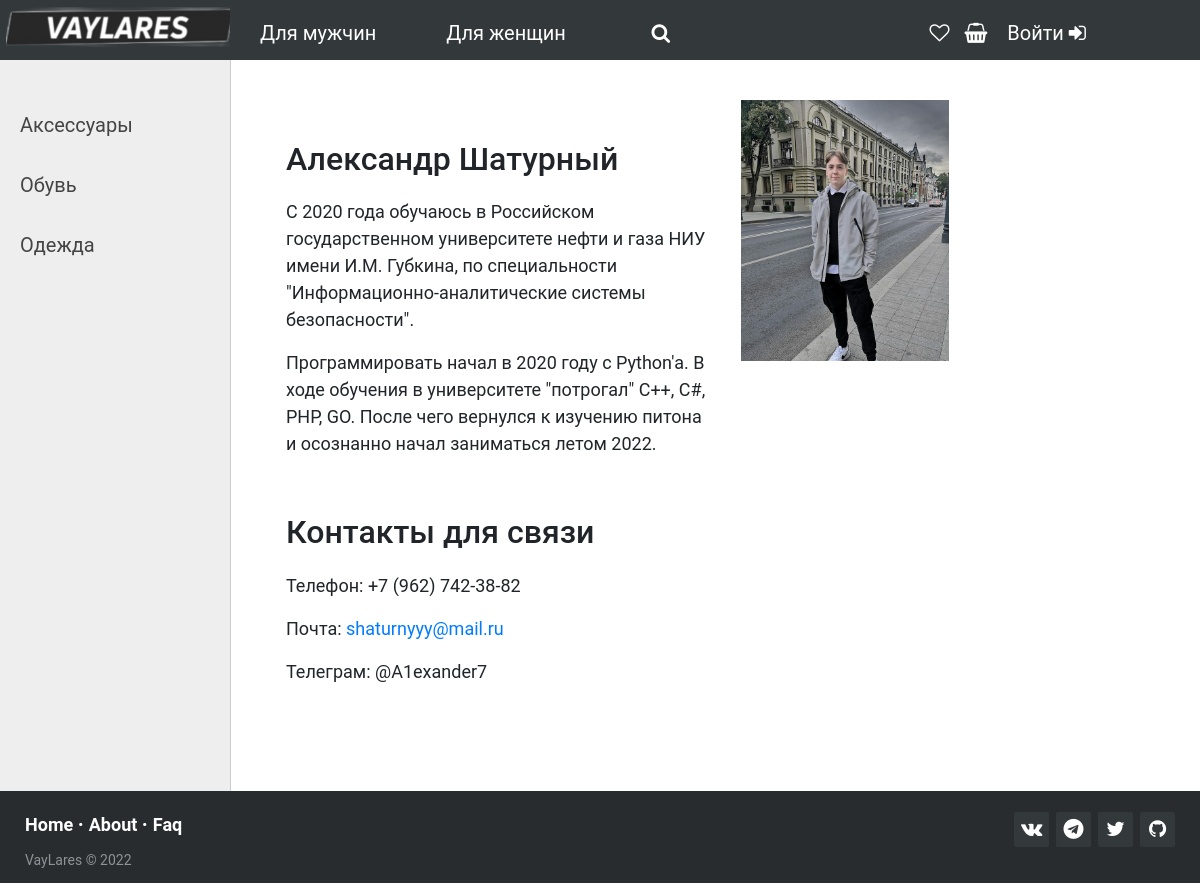
The page /about/ on the database its author committed.
### clothes/models.py (models this page shows, shortened)
class Category(models.Model):
    category_name = models.CharField(max_length=100, db_index=True)
    slug = models.SlugField(max_length=255, unique=True, db_index=True, verbose_name="URL", null=True)
    def get_absolute_url(self):
        return reverse('category', kwargs={'category_slug': self.slug})
    class Meta:  # Используется в админ-панели
        verbose_name = 'Категории'
        verbose_name_plural = 'Категории'
        ordering = ['id']

### clothes/views.py (the view)
# urls.py: path('about/', About.as_view(), name='about'),
class About(DataMixin, ListView):
    model = Clothes
    template_name = 'clothes/about.html'
    allow_empty = False
    def get_context_data(self, *, object_list=None, **kwargs):
        context = super().get_context_data(**kwargs)
        c_def = self.get_user_context(title='О сайте')
        return dict(list(context.items()) + list(c_def.items()))

### cart/cart.py (called while the page is built)
    def __len__(self):
        return sum(item['quantity'] for item in self.cart.values())

### cart/context_processors.py (called while the page is built)
def cart(request):
    return {'cart': Cart(request)}

### clothes/Favourites.py (called while the page is built)
    def __len__(self):
        return len(self.fav)

### clothes/context_processors.py (called while the page is built)
def fav(request):
    return {'fav': Favour(request)}

### clothes/templates/clothes/about.html (shortened to what this page needs)
{% extends 'clothes/base.html' %}
{% block styles %}
{% load static %}
<link rel="stylesheet" href="https://stackpath.bootstrapcdn.com/bootstrap/4.3.1/css/bootstrap.min.css"
>
{% endblock %}
{% block content %}
<body>
<div class="container">
    <div class="row">
        <div class="col-12 col-sm-12 col-md-6 col-lg-6 col-xl-6">
            <h2>Александр Шатурный</h2>
            <p>С 2020 года обучаюсь в Российском государственном университете нефти и газа НИУ имени И.М. Губкина, по
                специальности
                "Информационно-аналитические системы безопасности".</p>
            <p> Программировать начал в 2020 году с Python'а. В ходе обучения в университете "потрогал" C++, С#, PHP, GO.
                После чего вернулся к изучению питона и осознанно начал заниматься летом 2022.</p>
        </div>
        <div class="col-12 col-sm-12 col-md-6 col-lg-6 col-xl-6">
            <img src="{% static 'clothes/images/about.jpg' %}">
        </div>
    </div>
</div>
<div class="container">
    <div class="row">
        <div class="col-12">
            <h2>Контакты для связи</h2>
            <p>Телефон: +7 (962) 742-38-82</p>
            <p>Почта: <a href="mailto: shaturnyyy@mail.ru">shaturnyyy@mail.ru</a></p>
            <p>Телеграм: @A1exander7</p>
        </div>
    </div>
</div>
</body>
{% endblock content %}

### clothes/templates/clothes/base.html (shortened to what this page needs)
{% load static %}
<!DOCTYPE html>
<html lang="ru">
<head>
    <link type="text/css" href="{% static 'clothes/css/styles.css' %}" rel="stylesheet"/>
    <link href="//netdna.bootstrapcdn.com/font-awesome/4.7.0/css/font-awesome.css" rel="stylesheet"/>
    {% block styles %}
    {% endblock %}
</head>
<body>
{% block header %}
<div class="header">
    <ul id="mainmenu" class="mainmenu">
        <li class="logo">
            <a href="{% url 'home' %}">
                <div class="logo"></div>
            </a>
        </li>
        {% for m in menu %}
        {% if m.title == gender_selected %}
        <li class="gender-selected">{{m.title}}</li>
        {% else %}
        <li><a href="{% url m.url_name %}">{{m.title}}</a></li>
        {% endif %}
        {% endfor %}
        <li>
            <div class="search-box">
                <form name="search" action="{% url 'home' %}">
                    <button class="btn-search"><i class="fa fa-search"></i></button>
                    <input type="text" class="input-search" placeholder="Поиск..." name="search">
                </form>
            </div>
        </li>
        <div class="last">
            <li style="	margin: 18px 10px 0 0">
                {% with cart_items=cart|length %}
                {% with fav_items=fav|length %}
                <span class="cart-icon">
                    <a class="fa fa-heart-o" href="{% url 'fav_detail' %}"></a>
                </span>
                <span class="cart-icon">
                    <a class="fa fa-shopping-basket" href="{% url 'cart:cart_detail' %}"></a>
            </span>
            </li>
            <li style="	margin: 18px 114px 0 0">
                {% if request.user.is_authenticated %}
                <a href="{% url 'profile' %}" class="submenu-link"><i class="fa fa-user-circle"></i></a>
                <ul class="submenu">
                    {% for s_m in submenu %}
                    <li><a href="{% url s_m.url_name %}">{{s_m.title}}</a></li>
                    {% endfor %}
                </ul>
                {% else %}
                <a href="{% url 'login' %}">Войти <i class="fa fa-sign-in"> </i></a>
                {% endif %}
            </li>
        </div>
    </ul>
    {% endwith %}
    {% endwith %}
</div>
{% endblock header %}
<table class="table-content" border=0 cellpadding="0" cellspacing="0">
    <tr>
        <td valign="top" class="left-chapters">
            <ul id="leftchapters">
                {% for c in cats %}
                {% if c.clothes__count > 0 %}
                {% if c.pk == cat_selected %}
                <li class="selected">{{c.category_name}}</li>
                {% for sc in subcats %}
                {% if sc.category_id == c.pk %}
                {% if sc.pk == subcat_selected %}
                <li class="subselected">{{sc.subcategory_name}}</li>
                {% else %}
                <li><a class="subcat" href="{{ sc.get_absolute_url }}">{{sc.subcategory_name}}</a></li>
                {% endif %}
                {% endif %}
                {% endfor %}
                {% else %}
                <li><a href="{{ c.get_absolute_url }}">{{c.category_name}}</a></li>
                {% endif %}
                {% endif %}
                {% endfor %}
            </ul>
        </td>
        <td valign="top" class="content">
            {% block content %}
            {% endblock %}
        </td>
    </tr>
</table>
<footer class="footer-distributed">
    <div class="footer-right">
        <a href="https://vk.com/lex_faesinop"><i class="fa fa-vk"></i></a>
        <a href="https://t.me/A1exander7"><i class="fa fa-telegram"></i></a>
        <a href="https://www.twitter.com"><i class="fa fa-twitter"></i></a>
        <a href="https://github.com/FaEsinoP"><i class="fa fa-github"></i></a>
    </div>
    <div class="footer-left">
        <p class="footer-links">
            <a class="link-1" href="{% url 'home' %}">Home</a>
            <a href="{% url 'about' %}">About</a>
            <a href="{% url 'faq' %}">Faq</a>
        </p>
        <p>VayLares &copy; 2022</p>
    </div>
</footer>
</body>
</html>

### clothes/static/clothes/css/styles.css (style rules this page uses)
* { box-sizing: border-box; margin:0; padding:0; }
html { height: 100%; }
body { margin: 0; min-height: 100%; display: grid; grid-template-rows: auto 1fr auto; grid-template-rows: auto 1fr auto; }
.content { width:100%; padding: 40px 20px 20px 40px; padding-bottom: 90px; }
.header { background: #33383b; height: 60px; }
ul.mainmenu:after { content: ""; display: table; clear: both; }
ul.mainmenu { list-style: none; margin: 0; padding: 0; height: 60px; font-size: 20px; }
ul.mainmenu li { float: left; position: relative; margin: 18px 40px 0 30px; }
ul.mainmenu li.logo { margin: 0; }
.last { float: right; margin-left: 10px; color: #ffffff; }
ul.mainmenu li a { color: #ffffff; text-decoration: none; }
.logo { background: url('../images/logo.png') no-repeat 6px 7px; width: 230px; height: 50px; }
a { text-decoration: none; color: black; }
.table-content { width: 100%; min-height: 100%; height: 100%; }
.left-chapters { margin: 0; background: #eee; border-right: 0.5px solid #ccc; min-height: 100%; }
.left-chapters ul { width: 230px; min-height: 100%; margin: 0; padding: 20px 10px 10px 20px; list-style: none; font-size: 20px; }
.left-chapters ul li { margin: 30px 0 0 0; color: #999; }
.left-chapters ul li a { color: #444; text-decoration: none; }
* { font-family: Roboto; }
.footer-distributed { background-color: #292c2f; box-shadow: 0 1px 1px 0 rgba(0, 0, 0, 0.12); box-sizing: border-box; width: 100%; text-align: left; font: normal 16px sans-serif; padding: 15px 25px; }
.footer-distributed .footer-left p { color: #8f9296; font-size: 14px; margin: 0; }
.footer-distributed p.footer-links { font-size: 18px; font-weight: bold; color: #ffffff; margin: 0 0 10px; padding: 0; transition: ease .25s; }
.footer-distributed p.footer-links a { display: inline-block; line-height: 1.8; text-decoration: none; color: inherit; transition: ease .25s; }
.footer-distributed .footer-links a:before { content: "·"; font-size: 20px; left: 0; color: #fff; display: inline-block; padding-right: 5px; }
.footer-distributed .footer-links .link-1:before { content: none; }
.footer-distributed .footer-right { float: right; margin-top: 6px; max-width: 180px; }
.footer-distributed .footer-right a { display: inline-block; width: 35px; height: 35px; background-color: #33383b; border-radius: 2px; font-size: 20px; color: #ffffff; text-align: center; line-height: 35px; margin-left: 3px; transition:all .25s; }
img { max-width: 150px; }
.container { width: 100%; padding-right: 15px; padding-left: 15px; margin-right: auto; margin-left: auto; }
.row { display: -ms-flexbox; display: flex; -ms-flex-wrap: wrap; flex-wrap: wrap; margin-right: 50px; margin-left: 80px; }
.search-box { width: fit-content; height: fit-content; position: relative; }
.input-search { height: 30px; width: 30px; border-style: none; font-size: 18px; outline: none; letter-spacing: 2px; border-radius: 15px; transition: all .05s; background-color: #33383B; padding-right: 40px; color:#fff; }
.input-search::placeholder { color:rgba(255,255,255,.5); font-size: 18px; letter-spacing: 2px; font-weight: 100; }
.btn-search { width: 30px; height: 30px; border-style: none; font-size: 20px; outline: none; cursor: pointer; position: absolute; right: 0px; color:#ffffff ; background-color:transparent; pointer-events: painted; }
.cart-icon { margin-right: 10px; }

### clothes/templates/clothes/about.html (style rules this page uses)
img { max-width: 70%; max-height: 70%; }
h2 { margin-top: 40px; margin-bottom: 20px; }
p { font-size: 18px; }

### rows shown on the page
Category: category_name "Аксессуары"
Category: category_name "Обувь"
Category: category_name "Одежда"

### other values the page prints
{{ m.title }} "Для мужчин" "Для женщин"
